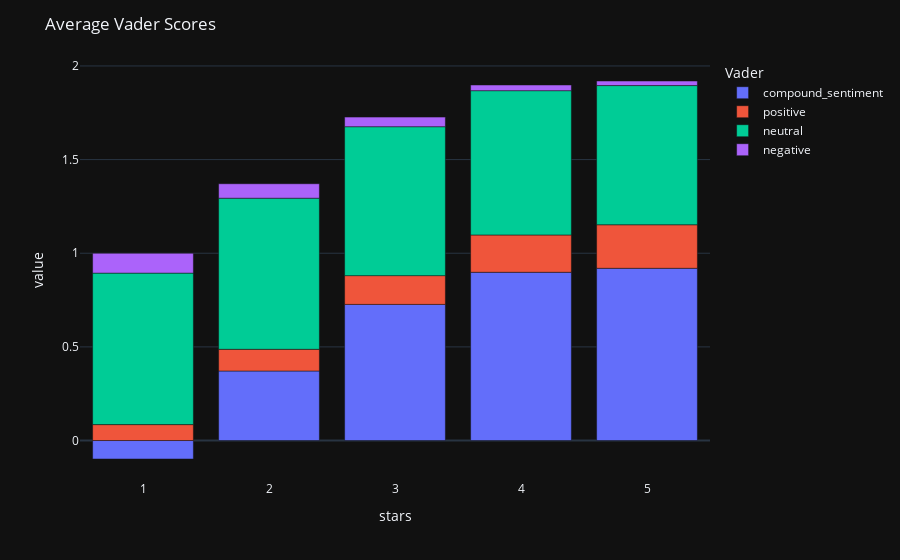

The code cell stored with this chart in its notebook:
### Code cell
columns_to_plot = ['stars', 'compound_sentiment', 'positive', 'neutral', 'negative']
df_to_plot = df[columns_to_plot]

# Calculate the average value for each group
df_grouped = df_to_plot.groupby('stars').mean().reset_index()

# Melt the DataFrame to prepare it for plotting
df_melted = df_grouped.melt(id_vars='stars', var_name='Vader', value_name='value')

# Plot the data using Plotly
fig2 = px.bar(df_melted, x='stars', y='value', color='Vader')
fig2.update_layout(title='Average Vader Scores')
fig2.show()

### Figure 1 — Plotly figure (JSON) as saved in the notebook; plotly's stock layout.template omitted (floating-point values rounded to 4 significant figures)
{"data": [{"alignmentgroup": "True", "hovertemplate": "Vader=compound_sentiment<br>stars=%{x}<br>value=%{y}<extra></extra>", "legendgroup": "compound_sentiment", "marker": {"color": "#636efa", "pattern": {"shape": ""}}, "name": "compound_sentiment", "offsetgroup": "compound_sentiment", "orientation": "v", "showlegend": true, "textposition": "auto", "x": [1, 2, 3, 4, 5], "xaxis": "x", "y": [-0.09863, 0.3712, 0.7269, 0.8984, 0.9196], "yaxis": "y", "type": "bar"}, {"alignmentgroup": "True", "hovertemplate": "Vader=positive<br>stars=%{x}<br>value=%{y}<extra></extra>", "legendgroup": "positive", "marker": {"color": "#EF553B", "pattern": {"shape": ""}}, "name": "positive", "offsetgroup": "positive", "orientation": "v", "showlegend": true, "textposition": "auto", "x": [1, 2, 3, 4, 5], "xaxis": "x", "y": [0.08504, 0.116, 0.1535, 0.1992, 0.2324], "yaxis": "y", "type": "bar"}, {"alignmentgroup": "True", "hovertemplate": "Vader=neutral<br>stars=%{x}<br>value=%{y}<extra></extra>", "legendgroup": "neutral", "marker": {"color": "#00cc96", "pattern": {"shape": ""}}, "name": "neutral", "offsetgroup": "neutral", "orientation": "v", "showlegend": true, "textposition": "auto", "x": [1, 2, 3, 4, 5], "xaxis": "x", "y": [0.8088, 0.8068, 0.7952, 0.7704, 0.7432], "yaxis": "y", "type": "bar"}, {"alignmentgroup": "True", "hovertemplate": "Vader=negative<br>stars=%{x}<br>value=%{y}<extra></extra>", "legendgroup": "negative", "marker": {"color": "#ab63fa", "pattern": {"shape": ""}}, "name": "negative", "offsetgroup": "negative", "orientation": "v", "showlegend": true, "textposition": "auto", "x": [1, 2, 3, 4, 5], "xaxis": "x", "y": [0.1062, 0.07723, 0.05128, 0.03037, 0.02439], "yaxis": "y", "type": "bar"}], "layout": {"xaxis": {"anchor": "y", "domain": [0.0, 1.0], "title": {"text": "stars"}}, "yaxis": {"anchor": "x", "domain": [0.0, 1.0], "title": {"text": "value"}}, "legend": {"title": {"text": "Vader"}, "tracegroupgap": 0}, "margin": {"t": 60}, "barmode": "relative", "title": {"text": "Average Vader Scores"}}}
